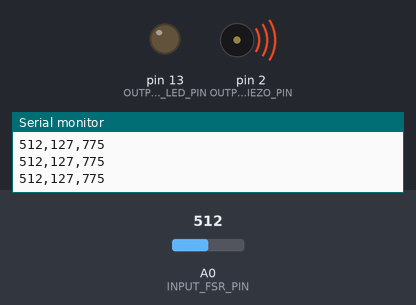
A sketch run on a simulated Arduino Uno, built with avr-gcc and run on an emulated ATmega328P. Parts: output pins drawn as LEDs (lit = HIGH), buzzer (waves = sounding), the last lines printed to the serial monitor. The inputs (shaded band) are chosen by the test bench; at power-on: A0 (INPUT_FSR_PIN) = 512.

Above: at 1.2 s.
1.3 s: A0 (INPUT_FSR_PIN) set to 524
At 1.9 s:
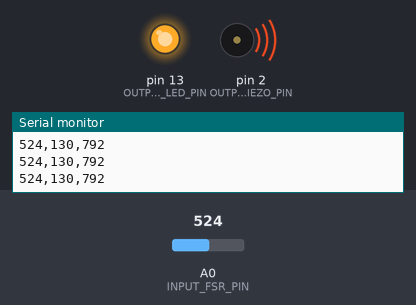
2.8 s: A0 (INPUT_FSR_PIN) set to 0
At 4.0 s:
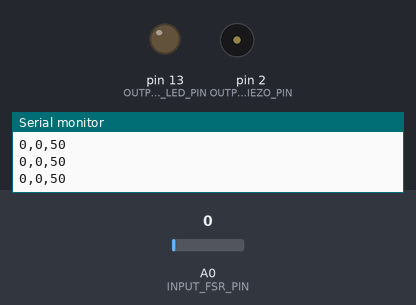
4.3 s: A0 (INPUT_FSR_PIN) set to 122
At 4.6 s:
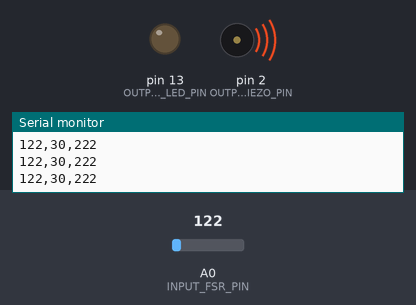
5.8 s: A0 (INPUT_FSR_PIN) set to 716
At 6.6 s:
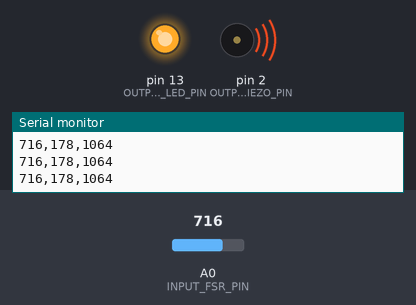
Timing chart, 0 to 8.3 s (numbered marks = the images above; inputs shaded):
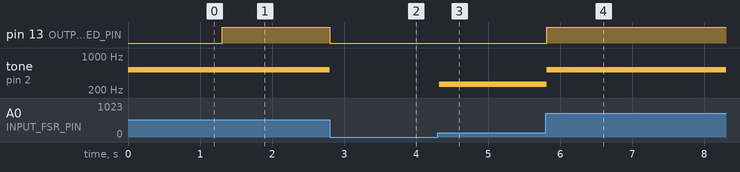

Measured:
- the behaviour switches between 513 and 514 on A0 (INPUT_FSR_PIN) (found by bisection; images 0 and 1)
- after the input at 1.3 s, pin 13 (OUTPUT_LED_PIN): LOW → HIGH at once
- after the input at 2.8 s, pin 13 (OUTPUT_LED_PIN): HIGH → LOW at once; tone on pin 2 (OUTPUT_PIEZO_PIN): 523 Hz → silent at once
- after the input at 4.3 s, tone on pin 2 (OUTPUT_PIEZO_PIN): silent → 262 Hz at once
- after the input at 5.8 s, pin 13 (OUTPUT_LED_PIN): LOW → HIGH at once; tone on pin 2 (OUTPUT_PIEZO_PIN): 262 Hz → 523 Hz at once

The sketch:

w4l5.ino
```cpp
#define KEY_C 262
#define KEY_D 294
#define KEY_E 330
#define KEY_F 350
#define KEY_G 392
#define KEY_A 440
#define KEY_B 492
#define KEY_C_HIGH 523

const int OUTPUT_LED_PIN = LED_BUILTIN;
const int OUTPUT_PIEZO_PIN = 2;
const int INPUT_FSR_PIN = A0;
const int DELAY_MS = 20;

void setup() {
  // put your setup code here, to run once:
  pinMode(OUTPUT_LED_PIN, OUTPUT);
  pinMode(OUTPUT_PIEZO_PIN, OUTPUT);
  pinMode(INPUT_FSR_PIN, INPUT);
  Serial.begin(9600);
}

void loop() {
  // put your main code here, to run repeatedly:
  int fsrVal = analogRead(INPUT_FSR_PIN);

  int ledVal = map(fsrVal, 0, 1023, 0, 255);
  int freq = map(fsrVal, 0, 1023, 50, 1500);

  if (fsrVal > 0) {
    if (freq < 293) {
      tone(OUTPUT_PIEZO_PIN, KEY_C);
    } else if (freq < 329) {
      tone(OUTPUT_PIEZO_PIN, KEY_D);
    } else if (freq < 349) {
      tone(OUTPUT_PIEZO_PIN, KEY_E);
    } else if (freq < 391) {
      tone(OUTPUT_PIEZO_PIN, KEY_F);
    } else if (freq < 439) {
      tone(OUTPUT_PIEZO_PIN, KEY_G);
    } else if (freq < 491) {
      tone(OUTPUT_PIEZO_PIN, KEY_A);
    } else if (freq < 522) {
      tone(OUTPUT_PIEZO_PIN, KEY_B);
    } else {
      tone(OUTPUT_PIEZO_PIN, KEY_C_HIGH);
    }
  } else {
    noTone(OUTPUT_PIEZO_PIN);
  }

  Serial.print(fsrVal);
  Serial.print(",");
  Serial.print(ledVal);
  Serial.print(",");
  Serial.println(freq);

  analogWrite(OUTPUT_LED_PIN, ledVal);

  delay(DELAY_MS);
}
```
